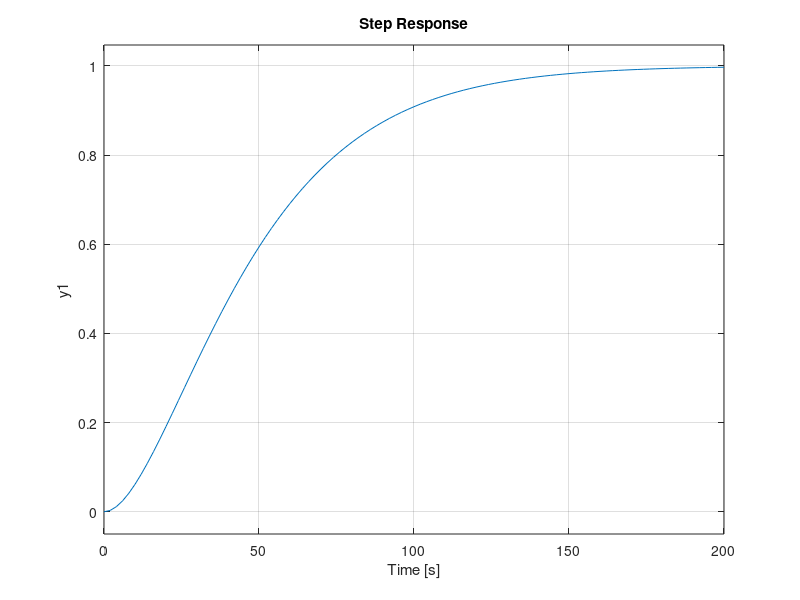

Reproduce this figure in MATLAB. (Note: this script raises an error after producing the figure.)
% PID controller example
% 2nd Order Process / IRT005 / 
% O.Figaroa 
%
close all; 
clearvars;                  % Clear all variables
num=[1];                    % numerator
den =[625 50 1];            % denumerator
Gopen=tf(num,den);          % Transfer function open loop
figure(1);                  % Create figure 1 for the step response
step(Gopen);                % step response open loop
grid on                     %
hold on                     % figure 1 on hold for next responses in the same figure
Contr= pidtune(Gopen,'PID');% Tuning Kp, Ki and Kd
%Show parameters obtained by matlab tool
X =('Obtained PID parameters:');
disp(X);
Contr
% Closed loop with Obtained PID
Gclose= feedback(Contr*Gopen,1);
step(Gclose);               %  Step response
% = = = = = = = = = = = = = = = =
% PID parameters modified by User = =
% obtained by command >> pidTuner(Gopen);
%
Contr.Kp=6.902;               % Kp - parameter modified by User
Contr.Ki=0.189;               % Ki - parameter modified by User
Contr.Kd=63.03;              % Kd - parameter modified by User
% Closed loop 
Gclos2= feedback(Contr*Gopen,1);
step(Gclos2);
title(['PID Controller Kp = ',num2str(Contr.Kp),' Ki = ',num2str(Contr.Ki),' Kd = ',num2str(Contr.Kd)]);
legend('Open-loop response','Standard PID response', 'Modified PID response');
pidTuner(Gopen);
